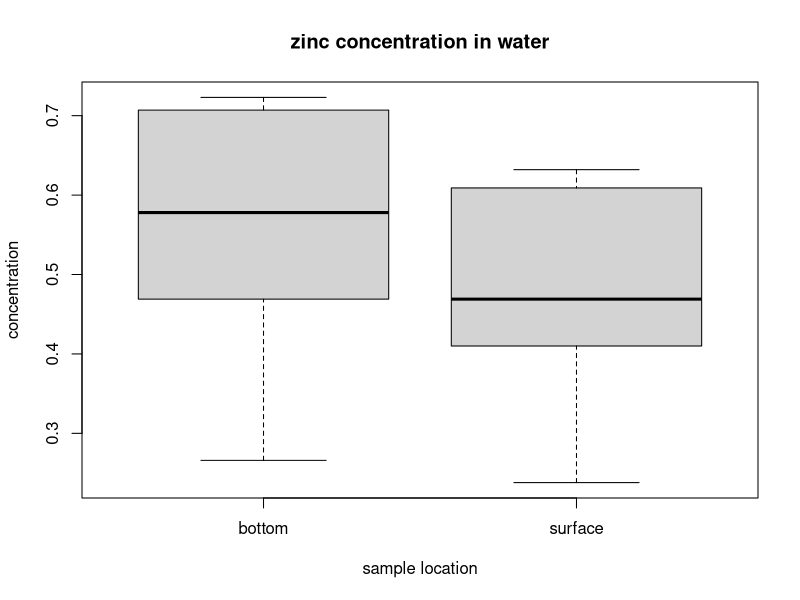

Generate this figure with R:
## ---- chunk 1
#import dataset
Water <- read.table("Data/Water.txt", head = TRUE)
Water
## ---- chunk 2
boxplot(Water, xlab = "sample location", ylab = "concentration", 
        main = "zinc concentration in water")
## ---- chunk 3
x = Water[,1] #storing "bottom" zinc concentration
y = Water[,2] #storing "top" zinc concentration

# paired t test with paired = T
t.test(x, y, paired = T)
## ---- chunk 4
# simplify calculations since n1 = n2 =10, and feature m = 1
m = 1
n = 10
S_T = (var(x) + var(y))/n
diff = mean(x) - mean(y)
T2 = diff^2/S_T
T2

# calculation for F
F = (2*n-m-1)/(m*(2*n-2)) * T2
F

# calculation for v 
nu = 1 / ((((diff/S_T)^2*(var(x)/n))/T2)^2/(n-1) + (((diff/S_T)^2*(var(y)/n))/T2)^2/(n-1))
nu
## ---- chunk 5
pf(q = F, df1=m, df2=round(nu), lower.tail = FALSE)
